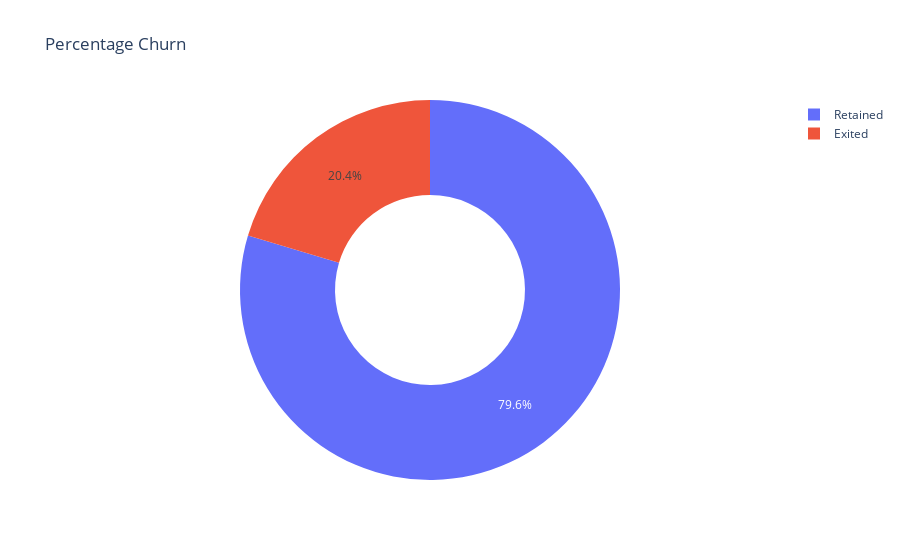

This figure's notebook cell:
### Markdown cell above
Далее давайте проверим долю клиентов, которые ушли, т.е. процент оттока.

### Code cell
px.pie(df_churn,names='Status',title='Percentage Churn', hole=0.5)

### Figure 1 — Plotly figure (JSON) as saved in the notebook; plotly's stock layout.template omitted (floating-point values rounded to 4 significant figures; data arrays with more than 128 entries replaced by an {"elided": "..."} marker saying what was removed)
{"data": [{"domain": {"x": [0, 1], "y": [0, 1]}, "hole": 0.5, "hovertemplate": "Status=%{label}<extra></extra>", "labels": {"elided": "10000 str values"}, "legendgroup": "", "name": "", "showlegend": true, "type": "pie"}], "layout": {"legend": {"tracegroupgap": 0}, "title": {"text": "Percentage Churn"}}}
